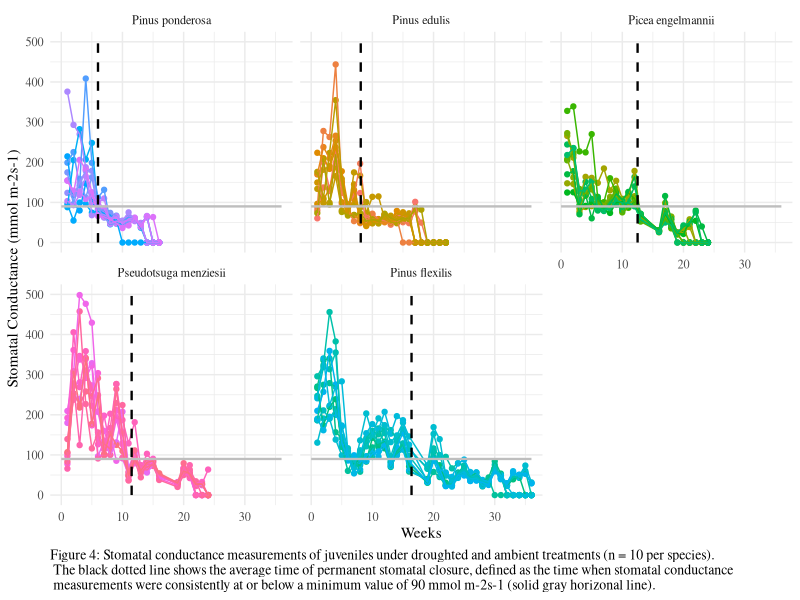

The R script that drew this image:
#Data viz - porometer
#Alexandra Lalor
#allielalor@arizona.edu
#allielalor@gmail.com
#First created: 2022-12-10
#Last updated: 2022-12-10

#load packages
library(tidyverse)
library(RColorBrewer)

#read csvs
Phase1_Data_All <- read_csv("data_analysis/Phase1_Data_All.csv")
#Phase1_Data_Porometer  <- read_csv("data_analysis/Phase1_Data_Porometer.csv")
#Phase1_Data_Porometer_Avg  <- read_csv("data_analysis/Phase1_Data_Porometer_Avg.csv")

Phase1_Data_All_p <- Phase1_Data_All %>%
  mutate(Legend = ScientificName)
Phase1_Data_All_p$Legend <- as.factor(Phase1_Data_All_p$Legend)
Phase1_Data_All_p <-
  transform(Phase1_Data_All_p, Legend = factor(Legend, levels = c("Pinus ponderosa", "Pinus edulis", "Picea engelmannii", "Pseudotsuga menziesii", "Pinus flexilis")))
levels(Phase1_Data_All_p$Legend)

#filter data
Phase1_Data_All_p <- Phase1_Data_All_p %>% 
  filter(Treatment_temp == "Ambient", Treatment_water == "Drought",
         !is.na(Porometer_Est))

#make label for permanent stomatal closure segment
Phase1_Data_All_p %>% 
  group_by(Legend) %>% 
  summarize(Stress_Week_Avg = mean(Stress_Week_Avg_Porometer))

label <- data.frame(x = c(6.0, 8.1, 12.5, 11.5, 16.4),
                    Legend = factor(c("Pinus ponderosa","Pinus edulis", "Picea engelmannii", "Pseudotsuga menziesii", "Pinus flexilis"), 
                                    levels = c("Pinus ponderosa", "Pinus edulis", "Picea engelmannii", "Pseudotsuga menziesii", "Pinus flexilis")))

#define custom color scale
myColorsPaired <- c("#6A3D9A", "#CAB2D6", "#FF7F00", "#FDBF6F",  "#33A02C", "#B2DF8A", "#E31A1C", "#FB9A99", "#1F78B4", "#A6CEE3")
myColorsDark <- c("#6A3D9A", "#FF7F00", "#33A02C", "#E31A1C", "#1F78B4")
myColorsLight <- c("#CAB2D6", "#FDBF6F", "#B2DF8A", "#FB9A99", "#A6CEE3")
names(myColorsPaired) <- levels(Phase1_Data_All_p$Legend)
names(myColorsDark) <- levels(Phase1_Data_All_p$Legend)
names(myColorsLight) <- levels(Phase1_Data_All_p$Legend)

custom_colors <- scale_colour_manual(values = myColorsLight)
custom_colors_fill <- scale_fill_manual(values = myColorsDark)

#Graph
Phase1_Data_All_p %>% 
  ggplot(aes(x = Week,
             y = Porometer_Est,
             color = SpeciesID)) +
  geom_point() +
  geom_line() +
  geom_segment(data = label,
               aes(x = x, xend = x,
                   y = 0, yend = 500),
               color = "black",
               linetype = "dashed",
               size = 0.8) +
  geom_segment(data = label,
               aes(x = 0, xend = 36,
                   y = 90, yend = 90),
               color = "grey",
               linetype = "solid",
               size = 0.8) +
  ylim(0, 500) +
  xlim(0, 36) +
  facet_wrap(~Legend) +
  xlab("Weeks") +
  ylab("Stomatal Conductance (mmol m-2s-1)") +
  labs(caption = "Figure 4: Stomatal conductance measurements of juveniles under droughted and ambient treatments (n = 10 per species). \n The black dotted line shows the average time of permanent stomatal closure, defined as the time when stomatal conductance \n measurements were consistently at or below a minimum value of 90 mmol m-2s-1 (solid gray horizonal line).") +
  #custom_colors +
  theme_minimal() +
  theme(legend.position="none",
        text = element_text(family = "serif"),
        plot.caption = element_text(hjust = 0,
                                    family = "serif",
                                    #face = "bold",
                                    size = 10))
